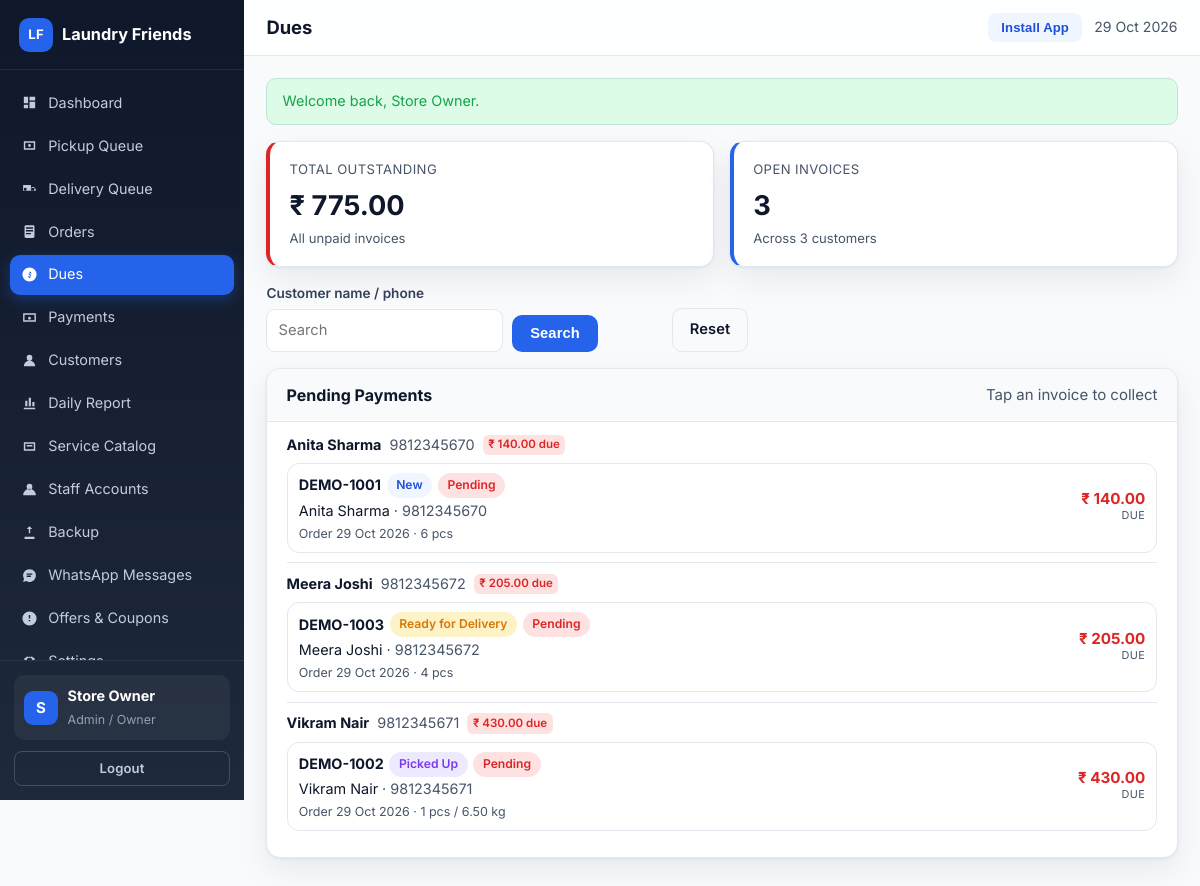
Screenshot of /admin/dues.php (signed in) with the database file from the repository.
### tables this page shows
CREATE TABLE IF NOT EXISTS users (
  id INT UNSIGNED AUTO_INCREMENT PRIMARY KEY,
  role ENUM('super_admin','admin','staff','customer') NOT NULL DEFAULT 'customer',
  name VARCHAR(100) NOT NULL,
  email VARCHAR(150) NULL,
  phone VARCHAR(20) NULL,
  phone_key VARCHAR(20) NULL,
  password_hash VARCHAR(255) NOT NULL,
  is_active TINYINT(1) NOT NULL DEFAULT 1,
  must_change_password TINYINT(1) NOT NULL DEFAULT 0,
  last_login_at DATETIME NULL,
  created_by INT UNSIGNED NULL,
  created_at DATETIME NOT NULL DEFAULT CURRENT_TIMESTAMP,
  updated_at DATETIME NOT NULL DEFAULT CURRENT_TIMESTAMP ON UPDATE CURRENT_TIMESTAMP,
  UNIQUE KEY uq_users_email (email),
  UNIQUE KEY uq_users_phone_key (phone_key),
  KEY idx_users_role (role),
  KEY idx_users_active (is_active)
);

CREATE TABLE IF NOT EXISTS customers (
  id INT UNSIGNED AUTO_INCREMENT PRIMARY KEY,
  user_id INT UNSIGNED NULL,
  name VARCHAR(100) NOT NULL,
  phone VARCHAR(20) NOT NULL,
  phone_key VARCHAR(20) NULL,
  email VARCHAR(150) NULL,
  address TEXT NULL,
  landmark VARCHAR(150) NULL,
  city VARCHAR(80) NULL,
  pincode VARCHAR(10) NULL,
  latitude DECIMAL(10,7) NULL,
  longitude DECIMAL(10,7) NULL,
  place_id VARCHAR(255) NULL,
  notes TEXT NULL,
  created_by INT UNSIGNED NULL,
  created_at DATETIME NOT NULL DEFAULT CURRENT_TIMESTAMP,
  updated_at DATETIME NOT NULL DEFAULT CURRENT_TIMESTAMP ON UPDATE CURRENT_TIMESTAMP,
  UNIQUE KEY uq_customers_user (user_id),
  UNIQUE KEY uq_customers_phone_key (phone_key),
  KEY idx_customers_phone (phone)
);

CREATE TABLE IF NOT EXISTS orders (
  id INT UNSIGNED AUTO_INCREMENT PRIMARY KEY,
  order_number VARCHAR(30) NOT NULL,
  customer_id INT UNSIGNED NOT NULL,
  source ENUM('customer','admin') NOT NULL DEFAULT 'admin',
  pricing_mode ENUM('per_item','per_kg') NOT NULL DEFAULT 'per_item',
  status ENUM('new','pickup_assigned','picked_up','processing','ready_for_delivery','out_for_delivery','delivered','cancelled') NOT NULL DEFAULT 'new',
  payment_status ENUM('pending','partial','paid') NOT NULL DEFAULT 'pending',
  order_date DATE NOT NULL,
  scheduled_pickup_date DATE NULL,
  scheduled_delivery_date DATE NULL,
  contact_name VARCHAR(100) NOT NULL,
  contact_phone VARCHAR(20) NOT NULL,
  delivery_address TEXT NOT NULL,
  pickup_latitude DECIMAL(10,7) NULL,
  pickup_longitude DECIMAL(10,7) NULL,
  pickup_place_id VARCHAR(255) NULL,
  pickup_staff_id INT UNSIGNED NULL,
  delivery_staff_id INT UNSIGNED NULL,
  pickup_assigned_at DATETIME NULL,
  delivery_assigned_at DATETIME NULL,
  pickup_completed_at DATETIME NULL,
  delivery_completed_at DATETIME NULL,
  subtotal DECIMAL(12,2) NOT NULL DEFAULT 0,
  discount_amount DECIMAL(12,2) NOT NULL DEFAULT 0,
  delivery_charge DECIMAL(12,2) NOT NULL DEFAULT 0,
  tax_amount DECIMAL(12,2) NOT NULL DEFAULT 0,
  total_amount DECIMAL(12,2) NOT NULL DEFAULT 0,
  paid_amount DECIMAL(12,2) NOT NULL DEFAULT 0,
  notes TEXT NULL,
  staff_notes TEXT NULL,
  created_by INT UNSIGNED NULL,
  created_at DATETIME NOT NULL DEFAULT CURRENT_TIMESTAMP,
  updated_at DATETIME NOT NULL DEFAULT CURRENT_TIMESTAMP ON UPDATE CURRENT_TIMESTAMP,
  UNIQUE KEY uq_orders_number (order_number),
  KEY idx_orders_customer (customer_id),
  KEY idx_orders_status (status),
  KEY idx_orders_pickup_staff (pickup_staff_id),
  KEY idx_orders_delivery_staff (delivery_staff_id),
  KEY idx_orders_payment (payment_status),
  KEY idx_orders_date (order_date)
);

### admin/dues.php (the view, shortened to what the rows shown need)
<?php
require_once dirname(__DIR__) . '/includes/layout.php';
require_once dirname(__DIR__) . '/includes/orders.php';
require_once dirname(__DIR__) . '/includes/order-tiles.php';
$user = require_admin();
$search = query('q');
$duesCustomers = all_customer_dues($search);
layout_start('Dues', 'app');
?>
<div class="panel">
    <div class="panel-head">
        <h2>Pending Payments</h2>
    </div>
    <div class="panel-body tight">
        <?php if ($duesCustomers === []): ?>
            <div class="empty-state">
                <strong>No pending dues</strong>
                <?= $search !== '' ? 'No customer matches this search.' : 'Every invoice is paid up.' ?>
            </div>
        <?php else: ?>
            <?php foreach ($duesCustomers as $entry): ?>
                <div class="dues-customer">
                    <div class="dues-customer-head">
                        <strong><?= e((string) $entry['customer']['name']) ?></strong>
                        <a class="subtle" href="tel:<?= e((string) $entry['customer']['phone']) ?>"><?= e((string) $entry['customer']['phone']) ?></a>
                        <span class="tile-old-dues"><?= e(money((float) $entry['total'])) ?> due</span>
                    </div>
                    <?php foreach ($entry['orders'] as $invoice): ?>
                        <?php
                        $invoiceDue = max(0.0, (float) $invoice['total_amount'] - (float) $invoice['paid_amount']);
                        $actions = '<form method="post">'
                            . csrf_field()
                            . '<input type="hidden" name="action" value="collect_dues">'
                            . '<input type="hidden" name="order_id" value="' . e((string) $invoice['id']) . '">'
                            . '<input type="number" name="amount" min="0" step="0.01" value="' . e(number_format($invoiceDue, 2, '.', '')) . '" placeholder="Amount">'
                            . '<select name="method">' . payment_method_options() . '</select>'
                            . '<input type="text" name="reference_no" placeholder="Ref">'
                            . '<button class="btn btn-sm btn-green" type="submit">Collect</button>'
                            . '</form>'
                            . '<a class="btn btn-sm btn-ghost" href="' . e(url('admin/order-view.php?id=' . (int) $invoice['id'])) . '">Open</a>';
                        echo order_tile($invoice, [
                            'note' => 'Order ' . format_date((string) $invoice['order_date']) . ' · ' . order_items_summary((int) $invoice['id']),
                            'actions' => $actions,
                        ]);
                        ?>
                    <?php endforeach; ?>
                </div>
            <?php endforeach; ?>
        <?php endif; ?>
    </div>
</div>
<?php layout_end(); ?>

### includes/layout.php (shortened to what the rows shown need)
<?php
function layout_nav_items(): array
{
    $user = current_user();
    return [];
}
function layout_is_active(string $href): bool
{
    $self = basename($_SERVER['SCRIPT_NAME'] ?? '');
    $target = basename($href);
    if ($self === $target) {
        return true;
    }
    $selfDir = basename(dirname($_SERVER['SCRIPT_NAME'] ?? ''));
    $targetDir = basename(dirname($href));
    return $self === $target && $selfDir === $targetDir;
}
function layout_start(string $title, string $layout = 'app'): void
{
    $user = current_user();
    ?><!DOCTYPE html>
<html lang="en">
<head>
<link rel="stylesheet" href="<?= e(asset('assets/css/app.css')) ?>">
</head>
<body class="layout-<?= e($layout) ?>">
<?php if ($layout === 'public'): ?>
<header class="public-header">
    <div class="container nav-row">
        <a class="brand" href="<?= e(url('index.php')) ?>">
            <span class="brand-mark">LF</span>
            <span><?= e(APP_NAME) ?></span>
        </a>
        <nav class="public-nav">
            <a href="<?= e(url('index.php')) ?>#services">Services</a>
            <a href="<?= e(url('index.php')) ?>#how">How it works</a>
            <a href="<?= e(url('index.php')) ?>#contact">Contact</a>
            <button class="btn btn-soft btn-sm install-btn" type="button" data-install-app>Install App</button>
            <?php if ($user !== null): ?>
                <a class="btn btn-primary btn-sm" href="<?= e(url(home_for_role($user['role']))) ?>">Go to Dashboard</a>
                <a class="btn btn-ghost btn-sm" href="<?= e(url('logout.php')) ?>">Logout</a>
            <?php else: ?>
                <a class="btn btn-ghost btn-sm" href="<?= e(url('login.php')) ?>">Login</a>
                <a class="btn btn-primary btn-sm" href="<?= e(url('customer/schedule-pickup.php')) ?>">Schedule Pickup</a>
            <?php endif; ?>
        </nav>
    </div>
</header>
<?php elseif ($layout === 'app'): ?>
<div class="app-shell">
    <aside class="sidebar" id="sidebar">
        <div class="sidebar-brand">
            <a class="brand" href="<?= e(url('index.php')) ?>">
                <span class="brand-mark">LF</span>
                <span><?= e(APP_NAME) ?></span>
            </a>
        </div>
        <nav class="sidebar-nav">
            <?php foreach (layout_nav_items() as $item): ?>
                <a class="nav-link<?= layout_is_active($item['href']) ? ' active' : '' ?>" href="<?= e(url($item['href'])) ?>">
                    <svg viewBox="0 0 24 24" aria-hidden="true"><path d="<?= e($item['icon']) ?>"/></svg>
                    <span><?= e($item['label']) ?></span>
                </a>
            <?php endforeach; ?>
        </nav>
        <div class="sidebar-footer">
            <div class="user-chip">
                <div class="avatar"><?= e(strtoupper(mb_substr($user['name'] ?? 'U', 0, 1))) ?></div>
                <div>
                    <strong><?= e($user['name'] ?? 'Guest') ?></strong>
                    <small><?= e(role_label($user['role'] ?? '')) ?></small>
                </div>
            </div>
            <a class="btn btn-ghost btn-sm btn-block" href="<?= e(url('logout.php')) ?>">Logout</a>
        </div>
    </aside>
    <div class="app-main">
        <header class="app-topbar">
            <h1 class="page-title"><?= e($title) ?></h1>
            <div class="topbar-right">
                <button class="btn btn-sm btn-soft install-btn" type="button" data-install-app>Install App</button>
                <span class="today-label"><?= e(date('d M Y')) ?></span>
            </div>
        </header>
        <main class="app-content">
<?php endif; ?>
<?php
}
function layout_end(): void
{
    $layout = $GLOBALS['__layout'] ?? 'app';
    ?>
<?php if ($layout === 'app'): ?>
        </main>
    </div>
</div>
<?php elseif ($layout === 'customer'): ?>
</main>
<?php layout_bottom_nav(); ?>
<?php endif; ?>
</body>
</html>
<?php
}
function layout_bottom_nav(): void
{
    $user = current_user();
    if ($user === null || !in_array($user['role'], array_merge(staff_roles(), ['customer']), true)) {
        return;
    }
    ?>
    <?php
}

### includes/order-tiles.php (shortened to what the rows shown need)
<?php
function order_items_summary(int $orderId): string
{
    $row = db_row(
        'SELECT COUNT(*) AS line_count, COALESCE(SUM(qty), 0) AS pcs, COALESCE(SUM(weight_kg), 0) AS kg
         FROM order_items WHERE order_id = ?',
        [$orderId]
    );
    $pcs = (int) $row['pcs'];
    $kg = (float) $row['kg'];
    $parts = [];
    if ($pcs > 0) {
        $parts[] = $pcs . ' pcs';
    }
    if ($kg > 0) {
        $parts[] = number_format($kg, 2) . ' kg';
    }
    return $parts === [] ? (string) $row['line_count'] . ' item(s)' : implode(' / ', $parts);
}
function order_tile(array $order, array $options = []): void
{
    $orderId = (int) $order['id'];
    $total = (float) ($order['total_amount'] ?? 0);
    $paid = (float) ($order['paid_amount'] ?? 0);
    $due = max(0.0, $total - $paid);
    $paidUp = (string) ($order['payment_status'] ?? '') === 'paid';
    $status = (string) ($order['status'] ?? '');
    $address = trim((string) ($order['delivery_address'] ?? ''));
    $pickupStaff = null;
    if (!empty($order['pickup_staff_id'])) {
        $name = db_value('SELECT name FROM users WHERE id = ?', [(int) $order['pickup_staff_id']], '');
        $pickupStaff = $name !== '' ? (string) $name : 'Assigned';
    }
    $deliveryStaff = null;
    if (!empty($order['delivery_staff_id'])) {
        $name = db_value('SELECT name FROM users WHERE id = ?', [(int) $order['delivery_staff_id']], '');
        $deliveryStaff = $name !== '' ? (string) $name : 'Assigned';
    }
    $details = [
        'Address' => $address !== '' ? $address : '—',
        'Order date' => format_date((string) ($order['order_date'] ?? '')),
        'Pickup date' => format_date((string) ($order['scheduled_pickup_date'] ?? '')),
        'Delivery date' => format_date((string) ($order['scheduled_delivery_date'] ?? '')),
        'Pickup staff' => $pickupStaff ?? 'Not assigned',
        'Delivery staff' => $deliveryStaff ?? 'Not assigned',
        'Items' => order_items_summary($orderId),
        'Total' => money($total),
        'Paid' => money($paid),
    ];
    $note = (string) ($options['note'] ?? '');
    $oldDues = $options['old_dues'] ?? null;
    ?>
    <article class="tile<?= $oldDues !== null && (float) $oldDues > 0 ? ' tile-has-dues' : '' ?>">
        <details class="tile-fold"<?= !empty($options['open']) ? ' open' : '' ?>>
            <summary class="tile-head">
                <div class="tile-main">
                    <div class="tile-line">
                        <strong class="tile-id"><?= e((string) ($order['order_number'] ?? ('#' . $orderId))) ?></strong>
                        <span class="badge <?= e(status_badge($status)) ?>"><?= e(order_status_label($status)) ?></span>
                        <?php if (!$paidUp): ?>
                            <span class="badge <?= e(status_badge((string) ($order['payment_status'] ?? 'pending'))) ?>"><?= e(payment_status_label((string) ($order['payment_status'] ?? 'pending'))) ?></span>
                        <?php endif; ?>
                    </div>
                    <div class="tile-cust">
                        <?= e((string) ($order['contact_name'] ?? '')) ?>
                        <?php if (!empty($order['contact_phone'])): ?>
                            <span class="subtle"> &middot; <?= e((string) $order['contact_phone']) ?></span>
                        <?php endif; ?>
                    </div>
                    <?php if ($note !== ''): ?>
                        <div class="tile-note"><?= e($note) ?></div>
                    <?php endif; ?>
                </div>
                <div class="tile-side">
                    <strong class="tile-money<?= $due > 0 ? ' is-due' : '' ?>"><?= e(money($due)) ?></strong>
                    <span class="tile-money-label"><?= $due > 0 ? 'due' : ($paidUp ? 'paid' : 'balance') ?></span>
                </div>
            </summary>
        </details>
    </article>
    <?php
}
    ?>

### rows the page displays
users: name "S", name "Store Owner", role "Admin / Owner"
customers: name "Anita Sharma", phone "9812345670", total "₹ 140.00"
orders: order_number "DEMO-1001", status "New", payment_status "Pending", contact_name "Anita Sharma", contact_phone "9812345670", note "Order 29 Oct 2026 · 6 pcs", money($due) "₹ 140.00", shows "DUE"
customers: name "Meera Joshi", phone "9812345672", total "₹ 205.00"
orders: order_number "DEMO-1003", status "Ready for Delivery", payment_status "Pending", contact_name "Meera Joshi", contact_phone "9812345672", note "Order 29 Oct 2026 · 4 pcs", money($due) "₹ 205.00", shows "DUE"
customers: name "Vikram Nair", phone "9812345671", total "₹ 430.00"
orders: order_number "DEMO-1002", status "Picked Up", payment_status "Pending", contact_name "Vikram Nair", contact_phone "9812345671", note "Order 29 Oct 2026 · 1 pcs / 6.50 kg", money($due) "₹ 430.00", shows "DUE"

### other values shown
APP_NAME "Laundry Friends"
$item['label'] "Dashboard"
$item['label'] "Pickup Queue"
$item['label'] "Delivery Queue"
$item['label'] "Orders"
$item['label'] "Dues"
$item['label'] "Payments"
$item['label'] "Customers"
$item['label'] "Daily Report"
$item['label'] "Service Catalog"
$item['label'] "Staff Accounts"
$item['label'] "Backup"
$item['label'] "WhatsApp Messages"
$item['label'] "Offers & Coupons"
$title "Dues"
